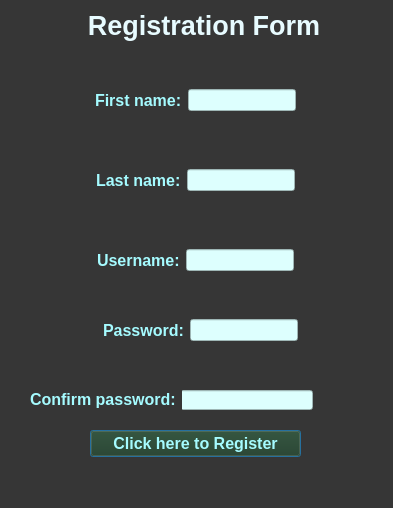
<?xml version="1.0" encoding="UTF-8"?>
<ui version="4.0">
 <class>Dialog</class>
 <widget class="QDialog" name="Dialog">
  <property name="geometry">
   <rect>
    <x>0</x>
    <y>0</y>
    <width>393</width>
    <height>508</height>
   </rect>
  </property>
  <property name="windowTitle">
   <string>Dialog</string>
  </property>
  <property name="styleSheet">
   <string notr="true">background-color:rgb(54,54,54);</string>
  </property>
  <widget class="QLabel" name="label">
   <property name="geometry">
    <rect>
     <x>30</x>
     <y>10</y>
     <width>348</width>
     <height>65</height>
    </rect>
   </property>
   <property name="font">
    <font>
     <family>MS Shell Dlg 2</family>
     <pointsize>20</pointsize>
     <weight>75</weight>
     <italic>false</italic>
     <bold>true</bold>
    </font>
   </property>
   <property name="mouseTracking">
    <bool>false</bool>
   </property>
   <property name="layoutDirection">
    <enum>Qt::LeftToRight</enum>
   </property>
   <property name="autoFillBackground">
    <bool>false</bool>
   </property>
   <property name="styleSheet">
    <string notr="true">
color:rgb(231, 251, 255)</string>
   </property>
   <property name="text">
    <string>Registration Form</string>
   </property>
   <property name="alignment">
    <set>Qt::AlignHCenter|Qt::AlignTop</set>
   </property>
   <property name="margin">
    <number>2</number>
   </property>
  </widget>
  <widget class="QPushButton" name="registered">
   <property name="geometry">
    <rect>
     <x>90</x>
     <y>430</y>
     <width>211</width>
     <height>27</height>
    </rect>
   </property>
   <property name="font">
    <font>
     <pointsize>12</pointsize>
     <weight>75</weight>
     <bold>true</bold>
    </font>
   </property>
   <property name="styleSheet">
    <string notr="true">background-color:rgb(31, 54, 24);
color:rgb(165, 251, 255)

</string>
   </property>
   <property name="text">
    <string>Click here to Register</string>
   </property>
  </widget>
  <widget class="QLineEdit" name="confirmpassword">
   <property name="geometry">
    <rect>
     <x>180</x>
     <y>390</y>
     <width>133</width>
     <height>20</height>
    </rect>
   </property>
   <property name="styleSheet">
    <string notr="true">background-color:rgb(221, 255, 254)</string>
   </property>
   <property name="text">
    <string/>
   </property>
   <property name="echoMode">
    <enum>QLineEdit::Password</enum>
   </property>
  </widget>
  <widget class="QLabel" name="label_6">
   <property name="geometry">
    <rect>
     <x>30</x>
     <y>370</y>
     <width>152</width>
     <height>59</height>
    </rect>
   </property>
   <property name="font">
    <font>
     <pointsize>12</pointsize>
     <weight>75</weight>
     <bold>true</bold>
    </font>
   </property>
   <property name="styleSheet">
    <string notr="true">color:rgb(165, 251, 255)</string>
   </property>
   <property name="text">
    <string>Confirm password:</string>
   </property>
  </widget>
  <widget class="QWidget" name="layoutWidget">
   <property name="geometry">
    <rect>
     <x>0</x>
     <y>300</y>
     <width>401</width>
     <height>61</height>
    </rect>
   </property>
   <layout class="QHBoxLayout" name="horizontalLayout">
    <item>
     <spacer name="horizontalSpacer_2">
      <property name="orientation">
       <enum>Qt::Horizontal</enum>
      </property>
      <property name="sizeHint" stdset="0">
       <size>
        <width>40</width>
        <height>20</height>
       </size>
      </property>
     </spacer>
    </item>
    <item>
     <widget class="QLabel" name="label_5">
      <property name="font">
       <font>
        <pointsize>12</pointsize>
        <weight>75</weight>
        <bold>true</bold>
       </font>
      </property>
      <property name="styleSheet">
       <string notr="true">color:rgb(165, 251, 255)</string>
      </property>
      <property name="text">
       <string>Password:</string>
      </property>
     </widget>
    </item>
    <item>
     <widget class="QLineEdit" name="password">
      <property name="styleSheet">
       <string notr="true">background-color:rgb(221, 255, 254)</string>
      </property>
      <property name="text">
       <string/>
      </property>
      <property name="echoMode">
       <enum>QLineEdit::Password</enum>
      </property>
     </widget>
    </item>
    <item>
     <spacer name="horizontalSpacer">
      <property name="orientation">
       <enum>Qt::Horizontal</enum>
      </property>
      <property name="sizeHint" stdset="0">
       <size>
        <width>40</width>
        <height>20</height>
       </size>
      </property>
     </spacer>
    </item>
   </layout>
  </widget>
  <widget class="QWidget" name="layoutWidget">
   <property name="geometry">
    <rect>
     <x>0</x>
     <y>230</y>
     <width>391</width>
     <height>61</height>
    </rect>
   </property>
   <layout class="QHBoxLayout" name="horizontalLayout_2">
    <item>
     <spacer name="horizontalSpacer_3">
      <property name="orientation">
       <enum>Qt::Horizontal</enum>
      </property>
      <property name="sizeHint" stdset="0">
       <size>
        <width>40</width>
        <height>20</height>
       </size>
      </property>
     </spacer>
    </item>
    <item>
     <widget class="QLabel" name="label_4">
      <property name="font">
       <font>
        <pointsize>12</pointsize>
        <weight>75</weight>
        <bold>true</bold>
       </font>
      </property>
      <property name="styleSheet">
       <string notr="true">color:rgb(165, 251, 255)</string>
      </property>
      <property name="text">
       <string>Username:</string>
      </property>
     </widget>
    </item>
    <item>
     <widget class="QLineEdit" name="username">
      <property name="styleSheet">
       <string notr="true">background-color:rgb(221, 255, 254)</string>
      </property>
      <property name="text">
       <string/>
      </property>
     </widget>
    </item>
    <item>
     <spacer name="horizontalSpacer_4">
      <property name="orientation">
       <enum>Qt::Horizontal</enum>
      </property>
      <property name="sizeHint" stdset="0">
       <size>
        <width>40</width>
        <height>20</height>
       </size>
      </property>
     </spacer>
    </item>
   </layout>
  </widget>
  <widget class="QWidget" name="layoutWidget">
   <property name="geometry">
    <rect>
     <x>0</x>
     <y>150</y>
     <width>391</width>
     <height>61</height>
    </rect>
   </property>
   <layout class="QHBoxLayout" name="horizontalLayout_3">
    <item>
     <spacer name="horizontalSpacer_5">
      <property name="orientation">
       <enum>Qt::Horizontal</enum>
      </property>
      <property name="sizeHint" stdset="0">
       <size>
        <width>40</width>
        <height>20</height>
       </size>
      </property>
     </spacer>
    </item>
    <item>
     <widget class="QLabel" name="label_3">
      <property name="font">
       <font>
        <pointsize>12</pointsize>
        <weight>75</weight>
        <bold>true</bold>
       </font>
      </property>
      <property name="styleSheet">
       <string notr="true">color:rgb(165, 251, 255)</string>
      </property>
      <property name="text">
       <string>Last name:</string>
      </property>
     </widget>
    </item>
    <item>
     <widget class="QLineEdit" name="lastname">
      <property name="styleSheet">
       <string notr="true">background-color:rgb(221, 255, 254)</string>
      </property>
      <property name="text">
       <string/>
      </property>
     </widget>
    </item>
    <item>
     <spacer name="horizontalSpacer_6">
      <property name="orientation">
       <enum>Qt::Horizontal</enum>
      </property>
      <property name="sizeHint" stdset="0">
       <size>
        <width>40</width>
        <height>20</height>
       </size>
      </property>
     </spacer>
    </item>
   </layout>
  </widget>
  <widget class="QWidget" name="layoutWidget">
   <property name="geometry">
    <rect>
     <x>0</x>
     <y>70</y>
     <width>391</width>
     <height>61</height>
    </rect>
   </property>
   <layout class="QHBoxLayout" name="horizontalLayout_4">
    <item>
     <spacer name="horizontalSpacer_7">
      <property name="orientation">
       <enum>Qt::Horizontal</enum>
      </property>
      <property name="sizeHint" stdset="0">
       <size>
        <width>40</width>
        <height>20</height>
       </size>
      </property>
     </spacer>
    </item>
    <item>
     <widget class="QLabel" name="label_2">
      <property name="font">
       <font>
        <pointsize>12</pointsize>
        <weight>75</weight>
        <bold>true</bold>
       </font>
      </property>
      <property name="styleSheet">
       <string notr="true">color:rgb(165, 251, 255)</string>
      </property>
      <property name="text">
       <string>First name:</string>
      </property>
     </widget>
    </item>
    <item>
     <widget class="QLineEdit" name="firstname">
      <property name="styleSheet">
       <string notr="true">background-color:rgb(221, 255, 254)</string>
      </property>
      <property name="text">
       <string/>
      </property>
     </widget>
    </item>
    <item>
     <spacer name="horizontalSpacer_8">
      <property name="orientation">
       <enum>Qt::Horizontal</enum>
      </property>
      <property name="sizeHint" stdset="0">
       <size>
        <width>40</width>
        <height>20</height>
       </size>
      </property>
     </spacer>
    </item>
   </layout>
  </widget>
 </widget>
 <resources/>
 <connections/>
</ui>
